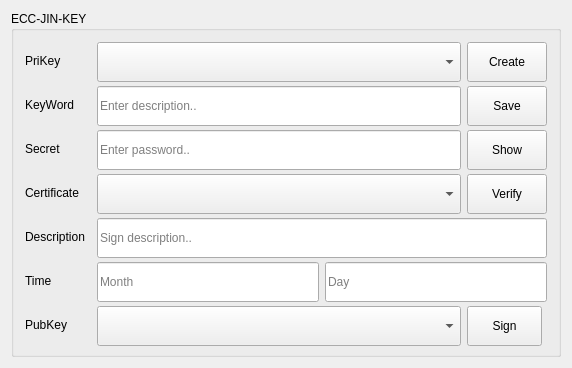
<?xml version="1.0" encoding="UTF-8"?>
<ui version="4.0">
 <class>MainWidget</class>
 <widget class="QWidget" name="MainWidget">
  <property name="geometry">
   <rect>
    <x>0</x>
    <y>0</y>
    <width>572</width>
    <height>368</height>
   </rect>
  </property>
  <property name="minimumSize">
   <size>
    <width>560</width>
    <height>360</height>
   </size>
  </property>
  <property name="windowTitle">
   <string>MainWidget</string>
  </property>
  <layout class="QGridLayout" name="gridLayout_2">
   <item row="0" column="0">
    <widget class="QGroupBox" name="groupBox_2">
     <property name="title">
      <string>ECC-JIN-KEY</string>
     </property>
     <layout class="QGridLayout" name="gridLayout">
      <item row="5" column="1" colspan="3">
       <layout class="QHBoxLayout" name="horizontalLayout">
        <item>
         <widget class="QLineEdit" name="letime3_1">
          <property name="minimumSize">
           <size>
            <width>0</width>
            <height>40</height>
           </size>
          </property>
          <property name="maxLength">
           <number>30</number>
          </property>
          <property name="placeholderText">
           <string>Month</string>
          </property>
         </widget>
        </item>
        <item>
         <widget class="QLineEdit" name="letime3_2">
          <property name="minimumSize">
           <size>
            <width>0</width>
            <height>40</height>
           </size>
          </property>
          <property name="maxLength">
           <number>30</number>
          </property>
          <property name="placeholderText">
           <string>Day</string>
          </property>
         </widget>
        </item>
       </layout>
      </item>
      <item row="1" column="0">
       <widget class="QLabel" name="lbdesc2">
        <property name="text">
         <string>KeyWord</string>
        </property>
       </widget>
      </item>
      <item row="0" column="0">
       <widget class="QLabel" name="lbname2">
        <property name="minimumSize">
         <size>
          <width>66</width>
          <height>0</height>
         </size>
        </property>
        <property name="text">
         <string>PriKey</string>
        </property>
       </widget>
      </item>
      <item row="0" column="3">
       <widget class="QPushButton" name="pbcreate2">
        <property name="minimumSize">
         <size>
          <width>0</width>
          <height>40</height>
         </size>
        </property>
        <property name="toolTip">
         <string>Create new key.</string>
        </property>
        <property name="text">
         <string>Create</string>
        </property>
       </widget>
      </item>
      <item row="2" column="3">
       <widget class="QPushButton" name="pbshow2">
        <property name="minimumSize">
         <size>
          <width>0</width>
          <height>40</height>
         </size>
        </property>
        <property name="text">
         <string>Show</string>
        </property>
       </widget>
      </item>
      <item row="3" column="3">
       <widget class="QPushButton" name="pbverify2">
        <property name="minimumSize">
         <size>
          <width>0</width>
          <height>40</height>
         </size>
        </property>
        <property name="toolTip">
         <string>Verify certificate is current key signed.</string>
        </property>
        <property name="text">
         <string>Verify</string>
        </property>
       </widget>
      </item>
      <item row="4" column="0">
       <widget class="QLabel" name="lbdesc3">
        <property name="maximumSize">
         <size>
          <width>80</width>
          <height>16777215</height>
         </size>
        </property>
        <property name="text">
         <string>Description</string>
        </property>
       </widget>
      </item>
      <item row="4" column="1" colspan="3">
       <widget class="QLineEdit" name="ledesc3">
        <property name="minimumSize">
         <size>
          <width>0</width>
          <height>40</height>
         </size>
        </property>
        <property name="maxLength">
         <number>30</number>
        </property>
        <property name="placeholderText">
         <string>Sign description..</string>
        </property>
       </widget>
      </item>
      <item row="2" column="0">
       <widget class="QLabel" name="lbscret2">
        <property name="text">
         <string>Secret</string>
        </property>
       </widget>
      </item>
      <item row="0" column="1" colspan="2">
       <widget class="QComboBox" name="cbname2">
        <property name="minimumSize">
         <size>
          <width>0</width>
          <height>40</height>
         </size>
        </property>
       </widget>
      </item>
      <item row="3" column="1" colspan="2">
       <widget class="QComboBox" name="cbcert2">
        <property name="minimumSize">
         <size>
          <width>0</width>
          <height>40</height>
         </size>
        </property>
       </widget>
      </item>
      <item row="1" column="1" colspan="2">
       <widget class="QLineEdit" name="ledesc2">
        <property name="minimumSize">
         <size>
          <width>0</width>
          <height>40</height>
         </size>
        </property>
        <property name="maxLength">
         <number>30</number>
        </property>
        <property name="placeholderText">
         <string>Enter description..</string>
        </property>
       </widget>
      </item>
      <item row="2" column="1" colspan="2">
       <widget class="QLineEdit" name="lepass2">
        <property name="minimumSize">
         <size>
          <width>0</width>
          <height>40</height>
         </size>
        </property>
        <property name="text">
         <string/>
        </property>
        <property name="maxLength">
         <number>64</number>
        </property>
        <property name="echoMode">
         <enum>QLineEdit::PasswordEchoOnEdit</enum>
        </property>
        <property name="placeholderText">
         <string>Enter password..</string>
        </property>
       </widget>
      </item>
      <item row="1" column="3">
       <widget class="QPushButton" name="pbsave2">
        <property name="minimumSize">
         <size>
          <width>0</width>
          <height>40</height>
         </size>
        </property>
        <property name="text">
         <string>Save</string>
        </property>
       </widget>
      </item>
      <item row="3" column="0">
       <widget class="QLabel" name="lbcert2">
        <property name="text">
         <string>Certificate</string>
        </property>
       </widget>
      </item>
      <item row="5" column="0">
       <widget class="QLabel" name="lbtime3">
        <property name="text">
         <string>Time</string>
        </property>
       </widget>
      </item>
      <item row="6" column="0">
       <widget class="QLabel" name="lbname3">
        <property name="minimumSize">
         <size>
          <width>66</width>
          <height>0</height>
         </size>
        </property>
        <property name="maximumSize">
         <size>
          <width>66</width>
          <height>16777215</height>
         </size>
        </property>
        <property name="text">
         <string>PubKey</string>
        </property>
       </widget>
      </item>
      <item row="6" column="1" colspan="2">
       <widget class="QComboBox" name="cbname3">
        <property name="minimumSize">
         <size>
          <width>0</width>
          <height>40</height>
         </size>
        </property>
       </widget>
      </item>
      <item row="6" column="3">
       <widget class="QPushButton" name="pbsign3">
        <property name="minimumSize">
         <size>
          <width>0</width>
          <height>40</height>
         </size>
        </property>
        <property name="maximumSize">
         <size>
          <width>75</width>
          <height>16777215</height>
         </size>
        </property>
        <property name="text">
         <string>Sign</string>
        </property>
       </widget>
      </item>
     </layout>
    </widget>
   </item>
  </layout>
 </widget>
 <layoutdefault spacing="6" margin="11"/>
 <resources/>
 <connections/>
</ui>
